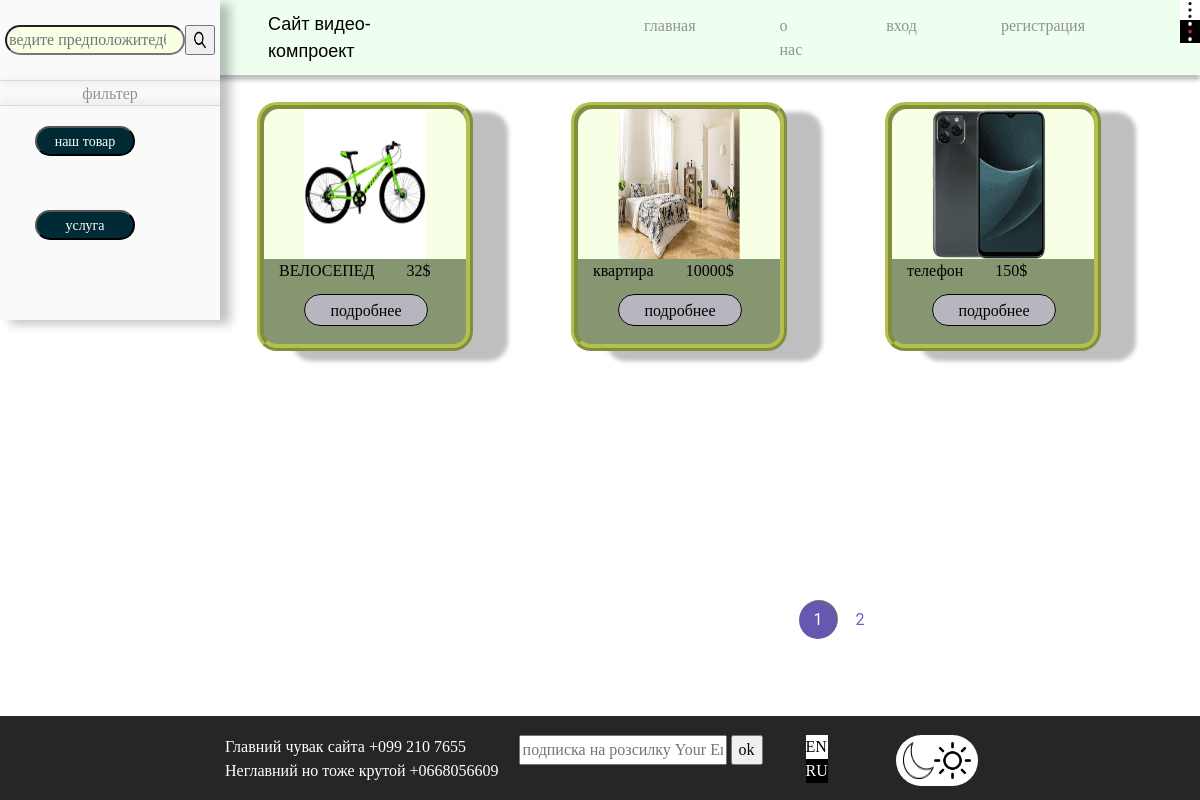
Page /ru/ on the committed database.
### main/models.py (models this page shows, shortened)
class Category(models.Model):
    name = models.CharField('Категория', max_length=80)
    description = models.TextField('описание')
    url = models.SlugField(max_length=160, unique=True)
    class Meta:
        verbose_name = 'категория'
        verbose_name_plural = 'Категорий'

class Product(models.Model):
    title = models.CharField('назваие продукта', max_length=150)
    descriptin = models.TextField('описание')
    price = models.PositiveIntegerField('цена', default=0, help_text='указивать в $')
    poster = models.ImageField('изоброжение', upload_to='product/')
    salesman = models.ManyToManyField(Salesman,verbose_name='продовец', related_name='salesman')
    category = models.ManyToManyField(Category, verbose_name='категорий')
    Shop_name = models.ForeignKey(Shop_name,verbose_name='название магазина', on_delete=models.SET_NULL,null=True)
    number = models.PositiveSmallIntegerField('номер телефона')
    url = models.SlugField(max_length=160, unique=True)
    draft = models.BooleanField('черновик', default=False)
    def get_absolute_url(self):
        return reverse('product_url',kwargs={'slug' : self.url})
    class Meta:
        verbose_name = 'прдукт'
        verbose_name_plural = 'прдукти'

### main/views.py (the view)
# urls.py: path('', views.ProductView.as_view(), name='main'),
class ProductView(CategoryYear, ListView):
    paginate_by = 3
    model = Product
    queryset = Product.objects.filter(draft=False)

### contact/forms.py
class ContactForm(forms.ModelForm):
    class Meta:
        model = Contact
        fields = ('email',)
        widgets = {
            'email': forms.TextInput(attrs={'class': 'editContent', 'placeholder' : 'подписка на розсилку Your Email...'})
        }
        labels = {
            'email' : ''
        }

### contact/templatetags/contact_tags.py (called while the page is built)
@register.inclusion_tag("contact/tags/form.html")
def contact_form():
    return {'contact_form': ContactForm()}

### main/templatetags/model_tag.py (called while the page is built)
@register.simple_tag()
def get_categories():
    return Category.objects.all()

### templates/main/product_list.html (shortened to what this page needs)
<!DOCTYPE html>
{% load model_tag %}
{% load static %}
{% load static recaptcha3 %}
{% load static i18n %}
<html lang="en">
<head>
    <link rel="stylesheet" href="{% static 'css/style.css' %}">
    <link rel="stylesheet" title="theme" href="#">
</head>
<body>
    <div class="wrapper">
        <div>
        <div class="sitebar" style="height: 40%">
            <form action="{% url 'search' %}" method="get">
                <div class="search">
                    <input type="search" class="seach_input" name="q" placeholder="ведите предположитедбное название">
                    <button type="submit">
                        <span aria-hidden="true">
                            <img src="{% static 'img/premium-icon-search-4024513.png' %}" height="20px" alt="" class="search_img">
                        </span>
                    </button>
                </div>
            </form>
            <div class="filter">
                <div class="filter-text">
                    <div class="box_shadov1"></div>
                    <p class="filter-item">{% trans 'фильтер' %}</p>
                    <div class="box_shadov2"></div>
                    <form method="get" action="{% url 'filter' %}" name="filter">
                        <div class="filter-check_box" style="padding-top: 20px">
                            <div class="check-box">
                                <nav class="sitebar_menu" style="padding-bottom: 20px;">
                                    <ul class="sitebar_menu_list">
                                        {% get_categories as categories  %}
                                        {% for category in categories %}
                                             <li class="sitebar_menu_items">
                                                 <div style="padding-left: 20px; padding-bottom: 30px"><button type="submit" style="max-width: 100px; width: 100px; border-radius: 20px; background-color: #002b36" value="{{ category.id }}" name="category"><span class="item-checbox" style="color: #ffffff">{{ category.name }}</span></button></div>
                                            </li>
                                        {% endfor %}
                                    </ul>
                                </nav>
                            </div>
                        </div>
                    </form>
                </div>
            </div>
        </div>
        </div>
        {% include 'include/header.html' %}
    <main class="main">
                {% for model in product_list %}
                    <div class="main-block" style="z-index: 2">
                        <div class="content">
                            <div style="background-color: #F7FFE5; border-radius: 15px 15px 0px 0px; text-align: center">
                                <img src="{{ model.poster.url }}" alt="cover" class="content_image" height="150px" style="
                                background-size: cover; background-repeat: no-repeat; background-position: 50% 50%;display: block;padding: 0 20%">
                            </div>
                            <div class="content_info">
                                <div class="flex">
                                    <p class="content_category">{{ model.title }}</p>
                                    <p class="price">{{ model.price }}$</p>
                                </div>
                                <div class="too"><a href="{{ model.get_absolute_url }}" class="cotent_button">{% trans 'подробнее' %}</a></div>
                            </div>
                        </div>
                    </div>
                {% endfor %}
    </main>
        <div class="pagin">
            <div class="grid-img-right mt-4 text-right bg bg1">
              {% include 'include/pagination.html' %}
            </div>
        </div>
          {% include 'include/footer.html' %}
</body>
</html>

### templates/include/header.html (shortened to what this page needs)
{% load static %}
{% load model_tag %}
{% load static i18n %}
<link rel="stylesheet" href="{% static 'css/style.css' %}">
<header class="header">
        <div class="conteiner _conteiner">
           <div class="left">
               <p class="left_site-name" style="font-family:Sans-Serif;">Сайт видео-компроект</p>
           </div>
           <div class="right">
            <nav class="header_menu menu">
                <ul class="menu_list">
                    <li class="menu_items" style="display: flex">
                        <a href="{% url 'main' %}" class="menu_item1 menu_item" style="color: #929292;">{% trans 'главная' %}</a>
                        <a href="/about" class="menu_item1 menu_item" style="color: #929292;">{% trans 'о нас' %}</a>
                        {% if user.is_authenticated %}
                            <span style="padding-right: 20px; color: #bbbbbb">{{ user.username }}:</span>
                            <a href="{% url 'account_logout' %}" class="menu_item1 menu_item" style="color: #929292;">{% trans 'виход' %}</a>
                        {% else %}
                            <a href="{% url 'account_login' %}" class="menu_item1 menu_item" style="color: #929292;">{% trans 'вход' %}</a>
                            <a href="{% url 'account_signup' %}" class="menu_item1 menu_item" style="color: #929292;">{% trans 'регистрация' %}</a>
                        {% endif %}
                    </li>
                </ul>
            </nav>
            <div class="icons_window">
                <a href="#" class="todo_active"><img src="{% static 'img/Type=Light surface, Size=20.jpg' %}" alt=""></a>
                <a href="#" class="tod_active"><img src="{% static 'img/Ellipsis.png' %}" width="20px" height="23px" alt="" id="black"></a>
            </div>
           </div>
        </div>
</header>

### templates/include/pagination.html (shortened to what this page needs)
{% load static %}
<html lang="en">
<head>
    <link rel="stylesheet" href="{% static 'css/MORE.css' %}">
</head>
<ul class="pagination">
    {% if paginator.page_range|length > 1 %}
        {% for i in paginator.page_range %}
            {% if page_obj.number == i %}
                <li class="pagination__item active">
                    <a class="pagination__link" href="#">{{ i }}</a>
                </li>
            {% elif i > page_obj.number|add:'-4' and i < page_obj.number|add:'4' %}
                <li class="pagination__item">
                        <a class="pagination__link" href="?{{ q }}{{ genre }}{{ year }}page={{ i }}">{{ i }}</a>
                </li>
            {% endif %}
        {% endfor %}
    {% endif %}
</ul>

### templates/include/footer.html (shortened to what this page needs)
{% load static %}
{% load contact_tags %}
{% load static i18n %}
<footer class="footer">
        <div class="footer_conteiner">
            <div class="cinteiner-footer">
                <div class="foter_left-cntent">
                    <p class="item_foter_content">{% trans 'Главний чувак сайта ' %}+099 210 7655</p>
                    <p class="item_foter_content">{% trans 'Неглавний но тоже крутой  ' %}+0668056609</p>
                </div>
                <div class="subscribe_form">
                    {% contact_form %}
                </div>
            <div id="flex_footer">
                <div class="wile_EN"><a href="/en">EN</a></div>
                <div class="black_RU"><a href="/ru" style="color: white">RU</a></div>
            </div>
            <div class="foter_right-cntent">
                <div class="theme" style="display: flex;">
                <img src="{% static 'img/image 10.png' %}" id="ponter" alt="" data-theme="darc" class="change-theme">
                <img src="{% static 'img/sun.png' %}" alt="" height="37px" id="ponter2" data-theme="Light" class="change-theme">
                </div>
                </div>
            </div>
            </div>
        </div>

### templates/contact/tags/form.html (shortened to what this page needs)
<form action="{% url 'contact' %}" method="post">
    {{ contact_form }}
    <button>ok</button>
</form>

### static/static_files/css/style.css (style rules this page uses)
*, *::before, *::after { box-sizing: border-box; }
ul[class], ol[class] { padding: 0; }
body, h1, h2, h3, h4, p, ul[class], ol[class], li, figure, figcaption, blockquote, dl, dd, a { margin: 0; text-decoration: none; color: black; }
body { min-height: 100vh; scroll-behavior: smooth; text-rendering: optimizeSpeed; line-height: 1.5; }
ul[class], ol[class] { list-style: none; }
a:not([class]) { text-decoration-skip-ink: auto; }
img { max-width: 100%; display: block; }
input, button, textarea, select { font: inherit; }
._conteiner { max-width: 1500px; margin: 0px auto; display: flex; padding: 0px 31px; min-height: 75px; align-items: center; }
.header { width: 100%; position: absolute; right: 0; top: 0; z-index: 50; background-color: #EEFFEF; box-shadow: 0px 5px 4px rgba(0, 0, 0, 0.25); position: fixed; }
.left { display: flex; padding-left: 237px; align-items: center; }
.right { padding-left: 388px; }
.left_site-name { font-size: 18px; }
.menu_item { color: #929292; font-family: Montserrat; font-weight: 500; }
.menu_item1 { padding-right: 84px; color: black; }
@media all and (max-width: 1242px) { .right { padding-left: 200px; } }
.sitebar { width: 220px; height: 100%; position: absolute; transition: all 0.3 ease 2s; left: 0; top: 0; z-index: 51; background-color: #FAFAFA; box-shadow: 10px 4px 10px rgba(0, 0, 0, 0.25); }
.search { padding: 25px 5px; display: flex; }
.seach_input { border-radius: 30px; max-width: 180px; background-color: #F7FFE5; }
.search_img { display: block; }
.filter-item { color: #929292; font-family: 'Open Sans'; font-weight: 300; text-align: center; }
.box_shadov1 { background-color: #D9D9D9; width: 100%; height: 1px; box-shadow: 2px 2px 7px #b1b0b0; }
.box_shadov2 { background-color: #D9D9D9; width: 100%; height: 1px; box-shadow: 2px -3px 7px #b1b0b0; }
.check-box { padding-left: 15px; }
.sitebar_menu_items { padding-bottom: 24px; }
.item-checbox { color: #323232; font-family: Montserrat; font-weight: 300; font-size: 14px; }
.main { display: flex; flex-wrap: wrap; }
.icons_window { position: absolute; right: 0; top: 0; padding: 0px; z-index: 100; }
.theme { cursor: pointer; background-color: white; padding: 7px; border-radius: 50px; }
.main-block { padding: 102px 57px 170px 257px; }
.flex { display: flex; }
.content { background-color: #869671; position: absolute; width: 216px; height: 249px; border-radius: 20px; border: 2mm ridge rgba(211, 220, 50, .6); box-shadow: 35px 10px 4px rgba(0, 0, 0, 0.25); flex-wrap: wrap; }
.content_image { border-radius: 15px; }
.content_category { padding-right: 30px; padding-left: 15px; font-weight: 400; font-family: Montserrat; max-width: 172px; }
.price { padding-left: 2px; }
.too { padding-top: 15px; }
.cotent_button { margin-left: 20%; background-color: #B7B5BD; padding: 4px 25px; border-radius: 20px; border: 1px solid black; font-family: 'Open Sans'; }
#black { background-color: black; }
.cinteiner-footer { padding: 14px 5px; display: flex; }
.footer_conteiner { position: absolute; left: 0; bottom: 0; padding:5px 0px 0px 220px; background-color: #262626; width: 100%; position: fixed; z-index: 100; }
.foter_left-cntent { align-items: center; }
.item_foter_content { color: white; }
.foter_right-cntent { display: flex; color: white; padding-left: 5%; }
.wile_EN { color: black; background-color: white; cursor: pointer; }
.black_RU { color: rgb(255, 255, 255); background-color: rgb(0, 0, 0); cursor: pointer; }
#flex_footer { padding-right: 20px; padding-left: 43px; }
.pagin { position: absolute; left: 650px; top: 600px; z-index: 10; }
.grid-img-right { padding: 0px 0px 100px 150px; z-index: 10; }
.subscribe_form { padding-left: 20px; }

### rows in the picture
Category: {{ category.id }} 1 (drawn), name "наш товар"
Category: {{ category.id }} 5 (drawn), name "услуга"
Product: poster (picture), title "ВЕЛОСЕПЕД", price "32"
Product: poster (picture), title "квартира", price "10000"
Product: poster (picture), title "телефон", price "150"

### other values in the picture
{{ i }} "1"
{{ i }} "2"
